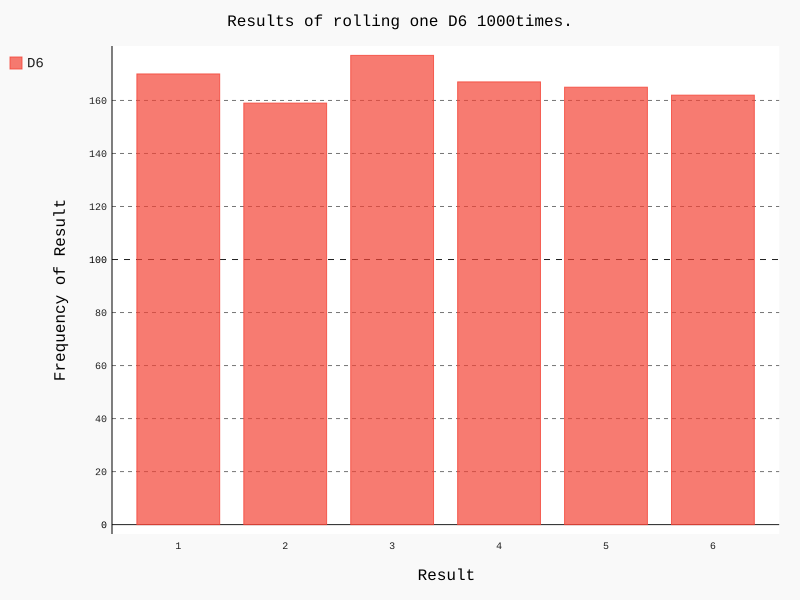

Source code (Python):
import pygal
from die import Die
die=Die()
results=[]
for null_num in range(1000):
    result=die.roll()
    results.append(result)
print(results)
'''分析结果'''
frequencies=[]
for value in range(1,die.num_sides+1):
    frequency=results.count(value)
    frequencies.append(frequency)
print(frequencies)

'''绘制直方图'''
hist=pygal.Bar()

hist.title="Results of rolling one D6 1000times."
hist.x_labels=['1','2','3','4','5','6']
hist.x_title="Result"
hist.y_title="Frequency of Result"

hist.add('D6',frequencies)
hist.render_to_file('die_visual.svg')
